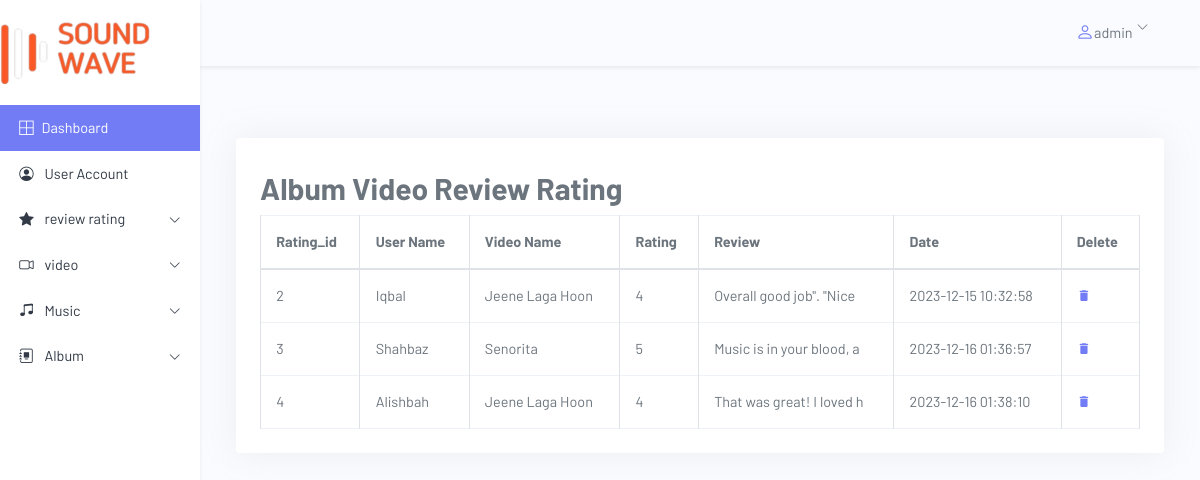
/admin/album_review_rating.php (signed in), run on the app's committed database.
### tables this page shows
CREATE TABLE `album_rating_video` (
  `rating_id` int(11) NOT NULL AUTO_INCREMENT,
  `user_name` varchar(100) DEFAULT NULL,
  `album_videos_id` int(11) DEFAULT NULL,
  `rating` text DEFAULT NULL,
  `review` varchar(200) DEFAULT NULL,
  `date` timestamp NOT NULL DEFAULT current_timestamp(),
  PRIMARY KEY (`rating_id`),
  KEY `album_videos_id` (`album_videos_id`),
  CONSTRAINT `album_rating_video_ibfk_1` FOREIGN KEY (`album_videos_id`) REFERENCES `album_videos` (`album_videos_id`)
);

CREATE TABLE `album_videos` (
  `album_videos_id` int(11) NOT NULL AUTO_INCREMENT,
  `name` varchar(255) DEFAULT NULL,
  `artist` varchar(255) DEFAULT NULL,
  `year` int(11) DEFAULT NULL,
  `genre` varchar(255) DEFAULT NULL,
  `description` varchar(255) DEFAULT NULL,
  `filepath` varchar(255) DEFAULT NULL,
  `trailer` varchar(255) DEFAULT NULL,
  `album_id` int(11) DEFAULT NULL,
  PRIMARY KEY (`album_videos_id`),
  KEY `album_id` (`album_id`),
  CONSTRAINT `album_videos_ibfk_1` FOREIGN KEY (`album_id`) REFERENCES `album` (`album_id`) ON DELETE CASCADE
);

### admin/album_review_rating.php (the view, shortened to what this page needs)
<!DOCTYPE html>
<html lang="en">
<head>
    <link rel="stylesheet" href="https://cdn.jsdelivr.net/npm/bootstrap@4.6.0/dist/css/bootstrap.min.css">
    <link rel="stylesheet" href="https://cdn.jsdelivr.net/npm/bootstrap-icons@1.4.1/font/bootstrap-icons.css">
    <link href="assets/css/icons.min.css" rel="stylesheet" type="text/css" />
    <link href="assets/css/app.min.css" rel="stylesheet" type="text/css" id="app-style" />
</head>
<body>
<div class="col-md-3 col-lg-2 px-0 position-fixed h-100 bg-white shadow-sm sidebar" id="sidebar">
  <br>
  <img src="../frontend/dummy/nav_logo.png" alt="" >
  <br><br>
  <div class="list-group rounded-0">
    <a href="index.php" class="list-group-item list-group-item-action active border-0 d-flex align-items-center">
      <span class="bi bi-border-all"></span>
      <span class="ml-2">Dashboard</span>
    </a>
    <a href="User_Account.php" class="list-group-item list-group-item-action border-0 align-items-center">
      <span class="bi bi-person-circle"></span>
      <span class="ml-2">User Account</span>
    </a>
    <button class="list-group-item list-group-item-action border-0 d-flex justify-content-between align-items-center" data-toggle="collapse" data-target="#sale-collapse">
      <div>
        <span class="bi bi-star-fill"></span>
        <span class="ml-2">review rating</span>
      </div>
      <span class="bi bi-chevron-down small"></span>
    </button>
    <button class="list-group-item list-group-item-action border-0 d-flex justify-content-between align-items-center" data-toggle="collapse" data-target="#sale-collap">
      <div>
        <span class="bi bi-camera-video"></span>
        <span class="ml-2">video</span>
      </div>
      <span class="bi bi-chevron-down small"></span>
    </button>
    <button class="list-group-item list-group-item-action border-0 d-flex justify-content-between align-items-center" data-toggle="collapse" data-target="#purchase-collapse">
      <div>
        <span class="bi bi-music-note-beamed"></span>
        <span class="ml-2">Music</span>
      </div>
      <span class="bi bi-chevron-down small"></span>
    </button>
    <button class="list-group-item list-group-item-action border-0 d-flex justify-content-between align-items-center" data-toggle="collapse" data-target="#purchase-collapses">
      <div>
        <span class="bi bi-journal-album"></span>
        <span class="ml-2">Album</span>
      </div>
      <span class="bi bi-chevron-down small"></span>
    </button>
  </div>
</div>
    <div class="col-md-9 col-lg-10 ml-md-auto px-0 ms-md-auto">
        <nav class="w-100 d-flex px-4 py-2 mb-4 shadow-sm">
            <div class="dropdown ml-auto">
                <button class="btn py-0 d-flex align-items-center" id="logout-dropdown" data-toggle="dropdown" aria-expanded="false">
                    <span class="bi bi-person text-primary h4"></span>
                    <span>admin</span>
                    <span class="bi bi-chevron-down ml-1 mb-2 small"></span>
                </button>
            </div>
        </nav>
        <main class="p-4 min-vh-100">
            <?php
            include('include/config.php');
            ?>
            <div class="row">
                <div class="col-lg-12">
                    <div class="card">
                        <div class="card-body">
                            <h2>Album Video Review Rating</h2>
                            <?php
                            $sql = "select rating_id,user_name,name,rating,review,date
                            from album_rating_video a
                            inner join
                            album_videos b
                            on a.album_videos_id=b.album_videos_id";
                            $result = mysqli_query($db, $sql) or die("Query Failed");
                            if (mysqli_num_rows($result) > 0) {
                            ?>
                                <table class="table table-bordered table-centered mb-0">
                                    <thead>
                                        <tr>
                                            <th>Rating_id</th>
                                            <th>User Name</th>
                                            <th>Video Name</th>
                                            <th>Rating</th>
                                            <th>Review</th>
                                            <th>Date</th>
                                            <th>Delete</th>
                                        </tr>
                                    </thead>
                                    <tbody>
                                        <?php while ($row = mysqli_fetch_assoc($result)) {   ?>
                                            <tr>
                                                <td class='id'><?php echo $row['rating_id']; ?> </td>
                                                <td><?php echo $row['user_name']; ?> </td>
                                                <td><?php echo substr($row['name'], 0, 25); ?> </td>
                                                <td><?php echo $row['rating']; ?> </td>
                                                <td><?php echo substr($row['review'], 0, 25); ?> </td>
                                                <td><?php echo $row['date']; ?> </td>
                                                <td class='delete'><a href='Delete_album_review.php?id=<?php echo $row['rating_id']; ?>'><i class='mdi mdi-delete'></i></a></td>
                                            </tr>
                                        <?php  } ?>
                                    </tbody>
                                </table>
                            <?php  } ?>
                        </div>
                    </div>
                </div>
            </div>
    </div>
</body>
</html>

### admin/album_review_rating.php (style rules this page uses)
body { font-family: 'Barlow', sans-serif; }
.sidebar { top: 0; left: 0; z-index: 100; overflow-y: auto; }

### data on the page
album_rating_video: rating_id "2", user_name "Iqbal", album_videos.name "Jeene Laga Hoon", rating "4", review "Overall good job\". \"Nice", date "2023-12-15 10:32:58"
album_rating_video: rating_id "3", user_name "Shahbaz", album_videos.name "Senorita", rating "5", review "Music is in your blood, a", date "2023-12-16 01:36:57"
album_rating_video: rating_id "4", user_name "Alishbah", album_videos.name "Jeene Laga Hoon", rating "4", review "That was great! I loved h", date "2023-12-16 01:38:10"
